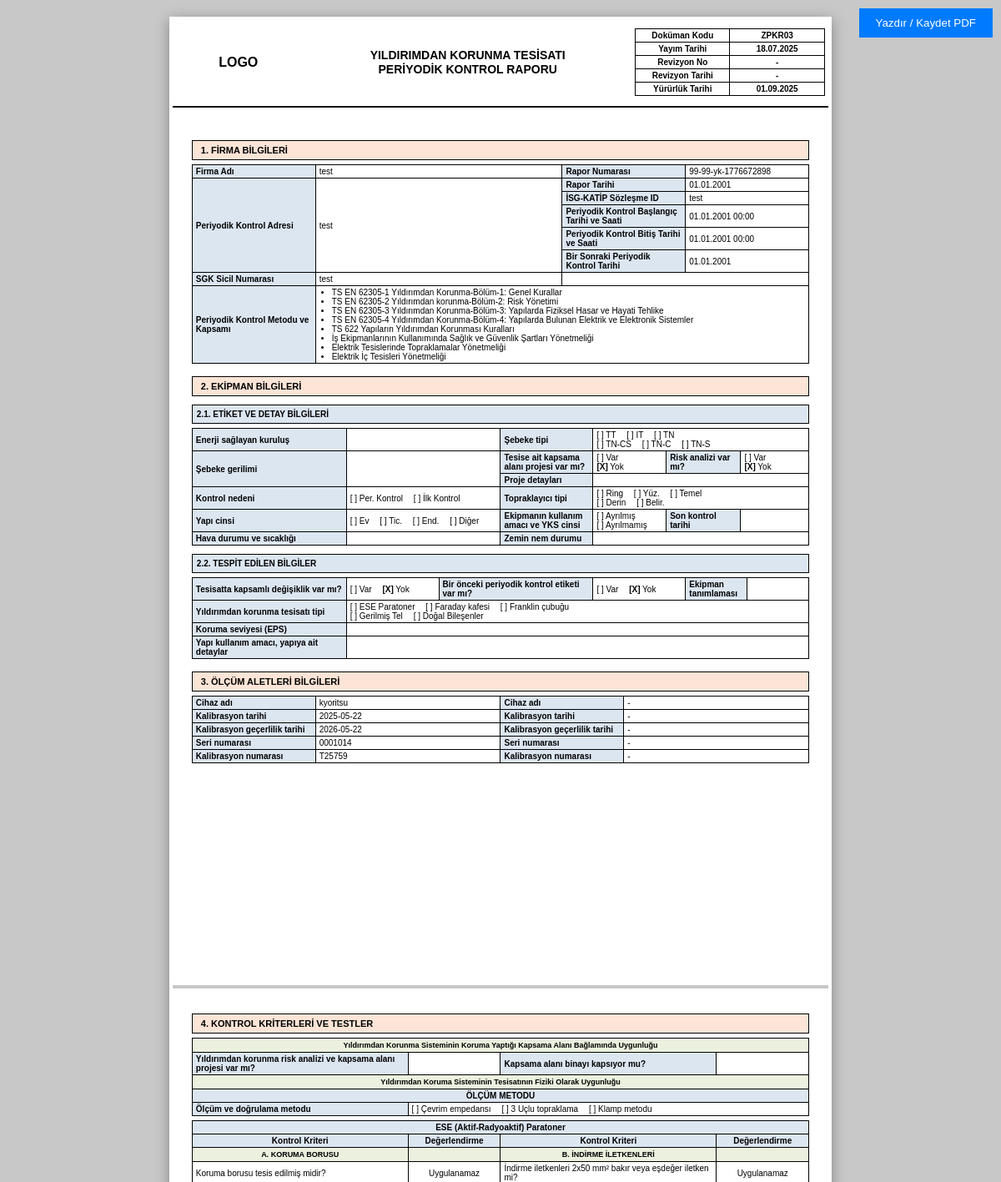
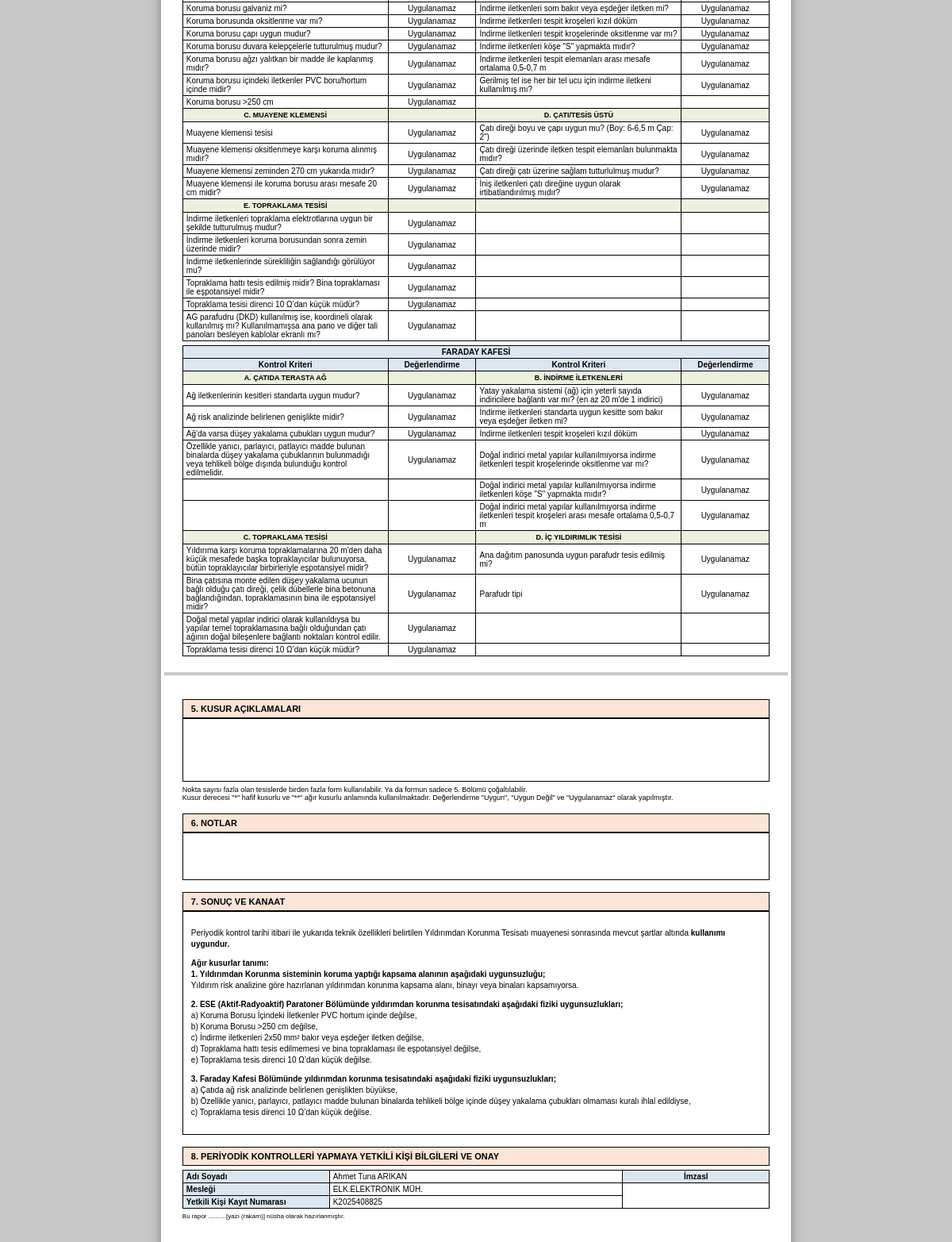
Screenshot of /pages/yildirimdan_korunma_yazdir.php?id=3 (signed in) with the database file from the repository (2 pictures, top to bottom).
### tables this page shows
CREATE TABLE IF NOT EXISTS system_settings (
    id INT AUTO_INCREMENT PRIMARY KEY,
    setting_key VARCHAR(100) NOT NULL UNIQUE,
    setting_value TEXT,
    updated_at TIMESTAMP DEFAULT CURRENT_TIMESTAMP ON UPDATE CURRENT_TIMESTAMP
);

CREATE TABLE IF NOT EXISTS lightning_protection_reports (
    id INT AUTO_INCREMENT PRIMARY KEY,
    kurum_id INT NOT NULL,
    report_no VARCHAR(100),
    report_date DATE,
    start_date DATETIME,
    end_date DATETIME,
    next_control_date DATE,
    isg_katip_id VARCHAR(100),
    energy_provider VARCHAR(255),
    sebeke_tipi VARCHAR(20),
    sebeke_voltage VARCHAR(50),
    has_project VARCHAR(10) DEFAULT 'Yok',
    project_details TEXT,
    has_risk_analysis VARCHAR(10) DEFAULT 'Yok',
    control_reason VARCHAR(255),
    grounding_type VARCHAR(50),
    building_type VARCHAR(50),
    usage_purpose_yks_type VARCHAR(255),
    prev_control_date DATE,
    weather_condition VARCHAR(255),
    ground_moisture VARCHAR(255),
    installation_change VARCHAR(10) DEFAULT 'Yok',
    prev_label_exists VARCHAR(10) DEFAULT 'Yok',
    equipment_identification VARCHAR(255),
    protection_system_type VARCHAR(255),
    protection_level_eps VARCHAR(100),
    building_usage_details TEXT,
    thermal_camera_id INT,
    device1_id INT,
    device2_id INT,
    authorized_person_id INT,
    defects TEXT,
    notes TEXT,
    result VARCHAR(50),
    result_notes_selection TEXT,
    created_at TIMESTAMP DEFAULT CURRENT_TIMESTAMP,
    FOREIGN KEY (kurum_id) REFERENCES institutions(id) ON DELETE CASCADE,
    FOREIGN KEY (thermal_camera_id) REFERENCES measurement_devices(id) ON DELETE SET NULL,
    FOREIGN KEY (device1_id) REFERENCES measurement_devices(id) ON DELETE SET NULL,
    FOREIGN KEY (device2_id) REFERENCES measurement_devices(id) ON DELETE SET NULL,
    FOREIGN KEY (authorized_person_id) REFERENCES authorized_persons(id) ON DELETE SET NULL
);

CREATE TABLE IF NOT EXISTS institutions (
    id INT AUTO_INCREMENT PRIMARY KEY,
    user_id INT NOT NULL,
    firma_adi VARCHAR(255) NOT NULL,
    adresi TEXT,
    sgk_sicil_no VARCHAR(50),
    il_kodu VARCHAR(2) DEFAULT '01',
    kurum_kodu VARCHAR(3),
    isg_katip_id VARCHAR(100),
    report_date DATE,
    start_date DATETIME,
    end_date DATETIME,
    next_control_date DATE,
    created_at TIMESTAMP DEFAULT CURRENT_TIMESTAMP,
    FOREIGN KEY (user_id) REFERENCES users(id) ON DELETE CASCADE
);

CREATE TABLE IF NOT EXISTS measurement_devices (
    id INT AUTO_INCREMENT PRIMARY KEY,
    user_id INT NOT NULL,
    device_name VARCHAR(255) NOT NULL,
    serial_no VARCHAR(100),
    cal_date DATE,
    validity_date DATE,
    cal_no VARCHAR(100),
    is_thermal_camera TINYINT(1) DEFAULT 0,
    created_at TIMESTAMP DEFAULT CURRENT_TIMESTAMP,
    FOREIGN KEY (user_id) REFERENCES users(id) ON DELETE CASCADE
);

CREATE TABLE IF NOT EXISTS authorized_persons (
    id INT AUTO_INCREMENT PRIMARY KEY,
    adi_soyadi VARCHAR(255) NOT NULL,
    meslegi VARCHAR(255),
    kayit_no VARCHAR(100),
    created_at TIMESTAMP DEFAULT CURRENT_TIMESTAMP
);

### htdocs/pages/yildirimdan_korunma_yazdir.php (the view, shortened to what the rows shown need)
<?php
require_once '../includes/db.php';
require_once '../includes/functions.php';
$id = isset($_GET['id']) ? cleanInput($_GET['id']) : null;
$stmt = $pdo->prepare("
    SELECT r.*,
           i.firma_adi, i.adresi, i.sgk_sicil_no, i.il_kodu, i.kurum_kodu,
           d1.device_name as d1_name, d1.serial_no as d1_serial, d1.cal_date as d1_cal, d1.validity_date as d1_val, d1.cal_no as d1_cal_no,
           d2.device_name as d2_name, d2.serial_no as d2_serial, d2.cal_date as d2_cal, d2.validity_date as d2_val, d2.cal_no as d2_cal_no,
           dt.device_name as dt_name, dt.serial_no as dt_serial, dt.cal_date as dt_cal, dt.validity_date as dt_val, dt.cal_no as dt_cal_no,
           ap.adi_soyadi, ap.meslegi, ap.kayit_no
    FROM lightning_protection_reports r
    JOIN institutions i ON r.kurum_id = i.id
    LEFT JOIN measurement_devices d1 ON r.device1_id = d1.id
    LEFT JOIN measurement_devices d2 ON r.device2_id = d2.id
    LEFT JOIN measurement_devices dt ON r.thermal_camera_id = dt.id
    LEFT JOIN authorized_persons ap ON r.authorized_person_id = ap.id
    WHERE r.id = ?
");
$stmt->execute([$id]);
$data = $stmt->fetch();
function renderHeader()
{
    global $pdo;
    $logoText = getSetting($pdo, 'logo_text', 'LOGO');
    $logoHtml = htmlspecialchars($logoText);
    ?>
    <table style="border:none;">
        <tr style="border:none;">
            <td style="width: 20%; height: 60px; border:none; text-align:center; vertical-align:middle;">
                <div style="font-weight:bold; font-size:16px;"><?php echo $logoHtml; ?></div>
            </td>
            <td style="width: 50%; text-align: center; border:none;">
                <h1>YILDIRIMDAN KORUNMA TESİSATI<br>PERİYODİK KONTROL RAPORU</h1>
            </td>
            <td style="width: 30%; border:none;">
            </td>
        </tr>
    </table>
    <hr style="border: 1px solid black; margin-top:5px; margin-bottom:5px;">
    <?php
}
?>
<!DOCTYPE html>
<html lang="tr">
<head>
    <link rel="stylesheet" href="../assets/css/rapor.css">
</head>
<body>
    <table class="main-report-table">
        <thead>
            <tr>
                <th style="border:none;">
                    <?php renderHeader(); ?>
                </th>
            </tr>
        </thead>
        <tbody>
            <tr>
                <td style="border:none;">
                    <div class="page">
                        <table>
                            <tr>
                                <td style="width: 20%;" class="header-bg">Firma Adı</td>
                                <td style="width: 40%;"><?php
                                    $full_firma_adi = $data['firma_adi'] ?? '';
                                    echo htmlspecialchars($full_firma_adi);
                                ?></td>
                                <td style="width: 20%;" class="header-bg">Rapor Numarası</td>
                                <td style="width: 20%;"><?php echo htmlspecialchars($data['report_no'] ?? ''); ?></td>
                            </tr>
                            <tr>
                                <td rowspan="5" class="header-bg">Periyodik Kontrol Adresi</td>
                                <td rowspan="5"><?php echo nl2br(htmlspecialchars($data['adresi'] ?? '')); ?></td>
                                <td class="header-bg">Rapor Tarihi</td>
                                <td><?php echo date('d.m.Y', strtotime($data['report_date'])); ?></td>
                            </tr>
                            <tr>
                                <td class="header-bg">İSG-KATİP Sözleşme ID</td>
                                <td><?php echo htmlspecialchars($data['isg_katip_id'] ?? ''); ?></td>
                            </tr>
                            <tr>
                                <td class="header-bg">Periyodik Kontrol Başlangıç Tarihi ve Saati</td>
                                <td><?php echo $data['start_date'] ? date('d.m.Y H:i', strtotime($data['start_date'])) : ''; ?>
                                </td>
                            </tr>
                            <tr>
                                <td class="header-bg">Periyodik Kontrol Bitiş Tarihi ve Saati</td>
                                <td><?php echo $data['end_date'] ? date('d.m.Y H:i', strtotime($data['end_date'])) : ''; ?>
                                </td>
                            </tr>
                            <tr>
                                <td class="header-bg">Bir Sonraki Periyodik Kontrol Tarihi</td>
                                <td><?php echo $data['next_control_date'] ? date('d.m.Y', strtotime($data['next_control_date'])) : ''; ?>
                                </td>
                            </tr>
                            <tr>
                                <td class="header-bg">SGK Sicil Numarası</td>
                                <td><?php echo htmlspecialchars($data['sgk_sicil_no'] ?? ''); ?></td>
                                <td colspan="2"></td>
                            </tr>
                        </table>
                        <table>
                            <tr>
                                <td class="header-bg" style="width: 20%;">Cihaz adı</td>
                                <td style="width: 30%;"><?php echo htmlspecialchars($data['d1_name'] ?? ''); ?></td>
                                <td class="header-bg" style="width: 20%;">Cihaz adı</td>
                                <td style="width: 30%;"><?php echo htmlspecialchars($data['d2_name'] ?? '-'); ?></td>
                            </tr>
                            <tr>
                                <td class="header-bg">Kalibrasyon tarihi</td>
                                <td><?php echo $data['d1_cal'] ?? ''; ?></td>
                                <td class="header-bg">Kalibrasyon tarihi</td>
                                <td><?php echo $data['d2_cal'] ?? '-'; ?></td>
                            </tr>
                            <tr>
                                <td class="header-bg">Kalibrasyon geçerlilik tarihi</td>
                                <td><?php echo $data['d1_val'] ?? ''; ?></td>
                                <td class="header-bg">Kalibrasyon geçerlilik tarihi</td>
                                <td><?php echo $data['d2_val'] ?? '-'; ?></td>
                            </tr>
                            <tr>
                                <td class="header-bg">Seri numarası</td>
                                <td><?php echo htmlspecialchars($data['d1_serial'] ?? ''); ?></td>
                                <td class="header-bg">Seri numarası</td>
                                <td><?php echo htmlspecialchars($data['d2_serial'] ?? '-'); ?></td>
                            </tr>
                            <tr>
                                <td class="header-bg">Kalibrasyon numarası</td>
                                <td><?php echo htmlspecialchars($data['d1_cal_no'] ?? ''); ?></td>
                                <td class="header-bg">Kalibrasyon numarası</td>
                                <td><?php echo htmlspecialchars($data['d2_cal_no'] ?? '-'); ?></td>
                            </tr>
                        </table>
                    </div>
                    <div class="page">
                        <table>
                            <tr>
                                <td class="header-bg" style="width: 25%;">Adı Soyadı</td>
                                <td style="width: 50%;"><?php echo htmlspecialchars($data['adi_soyadi'] ?? ''); ?></td>
                                <td style="width: 25%; text-align: center;" class="header-bg">İmzasl</td>
                            </tr>
                            <tr>
                                <td class="header-bg">Mesleği</td>
                                <td><?php echo htmlspecialchars($data['meslegi'] ?? ''); ?></td>
                                <td rowspan="2" style="text-align: center; vertical-align: bottom;"></td>
                            </tr>
                            <tr>
                                <td class="header-bg">Yetkili Kişi Kayıt Numarası</td>
                                <td><?php echo htmlspecialchars($data['kayit_no'] ?? ''); ?></td>
                            </tr>
                        </table>
                    </div>
                </td>
            </tr>
        </tbody>
    </table>
</body>
</html>

### rows the page displays
system_settings: setting_value "LOGO"
lightning_protection_reports: kurum.firma_adi "test", report_no "99-99-yk-1776672898", kurum.adresi "test", report_date "01.01.2001", isg_katip "test", start_date "01.01.2001 00:00", end_date "01.01.2001 00:00", next_control_date "01.01.2001", kurum.sgk_sicil_no "test", device1.device_name "kyoritsu", device1.cal_date "2025-05-22", device1.validity_date "2026-05-22", device1.serial_no "0001014", device1.cal_no "T25759", authorized_person.adi_soyadi "Ahmet Tuna ARIKAN", authorized_person.meslegi "ELK.ELEKTRONİK MÜH.", authorized_person.kayit_no "K2025408825"

### other values shown
$data['d2_name'] "-"
$data['d2_cal'] "-"
$data['d2_val'] "-"
$data['d2_serial'] "-"
$data['d2_cal_no'] "-"
$g1 "A. KORUMA BORUSU"
$g2 "B. İNDİRME İLETKENLERİ"
$labels1[$j] "Koruma borusu tesis edilmiş midir?"
$labels2[$j] "İndirme iletkenleri 2x50 mm² bakır veya eşdeğer iletken mi?"
$labels1[$j] "Koruma borusu galvaniz mi?"
$labels2[$j] "İndirme iletkenleri som bakır veya eşdeğer iletken mi?"
$labels1[$j] "Koruma borusunda oksitlenme var mı?"
$labels2[$j] "İndirme iletkenleri tespit kroşeleri kızıl döküm"
$labels1[$j] "Koruma borusu çapı uygun mudur?"
$labels2[$j] "İndirme iletkenleri tespit kroşelerinde oksitlenme var mı?"
